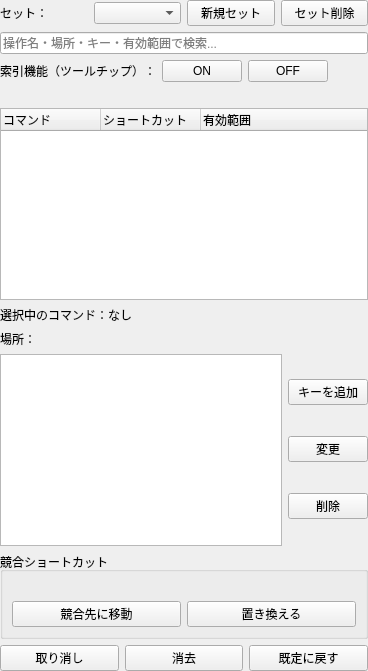
<?xml version="1.0" encoding="UTF-8"?>
<ui version="4.0">
 <class>ShortcutPage</class>
 <widget class="QWidget" name="ShortcutPage">
  <layout class="QVBoxLayout" name="layoutRoot">
   <property name="leftMargin"><number>0</number></property>
   <property name="topMargin"><number>0</number></property>
   <property name="rightMargin"><number>0</number></property>
   <property name="bottomMargin"><number>0</number></property>
   <item><layout class="QHBoxLayout" name="layoutSets">
    <item><widget class="QLabel" name="labelSet"><property name="text"><string>セット：</string></property></widget></item>
    <item><widget class="QComboBox" name="comboSet"/></item>
    <item><widget class="QPushButton" name="buttonNewSet"><property name="text"><string>新規セット</string></property></widget></item>
    <item><widget class="QPushButton" name="buttonDeleteSet"><property name="text"><string>セット削除</string></property></widget></item>
   </layout></item>
   <item><widget class="QLineEdit" name="editSearch"><property name="placeholderText"><string>操作名・場所・キー・有効範囲で検索...</string></property><property name="clearButtonEnabled"><bool>true</bool></property></widget></item>
   <item><layout class="QHBoxLayout" name="layoutIndex">
    <item><widget class="QLabel" name="labelIndex"><property name="text"><string>索引機能（ツールチップ）：</string></property></widget></item>
    <item><widget class="QPushButton" name="buttonIndexOn"><property name="text"><string>ON</string></property><property name="checkable"><bool>true</bool></property><property name="autoExclusive"><bool>true</bool></property></widget></item>
    <item><widget class="QPushButton" name="buttonIndexOff"><property name="text"><string>OFF</string></property><property name="checkable"><bool>true</bool></property><property name="autoExclusive"><bool>true</bool></property></widget></item>
    <item><spacer name="spacerIndex"><property name="orientation"><enum>Qt::Horizontal</enum></property><property name="sizeHint" stdset="0"><size><width>40</width><height>20</height></size></property></spacer></item>
   </layout></item>
   <item><widget class="QLabel" name="labelErrors"><property name="text"><string/></property><property name="wordWrap"><bool>true</bool></property><property name="textFormat"><enum>Qt::PlainText</enum></property></widget></item>
   <item><widget class="QTreeWidget" name="treeShortcuts">
    <property name="editTriggers"><set>QAbstractItemView::NoEditTriggers</set></property>
    <property name="selectionMode"><enum>QAbstractItemView::SingleSelection</enum></property>
    <column><property name="text"><string>コマンド</string></property></column>
    <column><property name="text"><string>ショートカット</string></property></column>
    <column><property name="text"><string>有効範囲</string></property></column>
   </widget></item>
   <item><widget class="QLabel" name="labelSelected"><property name="text"><string>選択中のコマンド：なし</string></property><property name="textFormat"><enum>Qt::PlainText</enum></property></widget></item>
   <item><widget class="QLabel" name="labelLocation"><property name="text"><string>場所：</string></property><property name="textFormat"><enum>Qt::PlainText</enum></property></widget></item>
   <item><layout class="QHBoxLayout" name="layoutBindings">
    <item><widget class="QListWidget" name="listKeys"><property name="maximumHeight"><number>90</number></property></widget></item>
    <item><layout class="QVBoxLayout" name="layoutKeyButtons">
     <item><widget class="QPushButton" name="buttonAddKey"><property name="text"><string>キーを追加</string></property></widget></item>
     <item><widget class="QPushButton" name="buttonChangeKey"><property name="text"><string>変更</string></property></widget></item>
     <item><widget class="QPushButton" name="buttonRemoveKey"><property name="text"><string>削除</string></property></widget></item>
    </layout></item>
   </layout></item>
   <item><widget class="QGroupBox" name="groupConflict">
    <property name="title"><string>競合ショートカット</string></property>
    <layout class="QVBoxLayout" name="layoutConflict">
     <item><widget class="QLabel" name="labelConflict"><property name="text"><string/></property><property name="wordWrap"><bool>true</bool></property><property name="textFormat"><enum>Qt::PlainText</enum></property></widget></item>
     <item><layout class="QHBoxLayout" name="layoutConflictButtons">
      <item><widget class="QPushButton" name="buttonGoConflict"><property name="text"><string>競合先に移動</string></property></widget></item>
      <item><widget class="QPushButton" name="buttonReplace"><property name="text"><string>置き換える</string></property></widget></item>
     </layout></item>
    </layout>
   </widget></item>
   <item><layout class="QHBoxLayout" name="layoutRestore">
    <item><widget class="QPushButton" name="buttonUndo"><property name="text"><string>取り消し</string></property></widget></item>
    <item><widget class="QPushButton" name="buttonClear"><property name="text"><string>消去</string></property></widget></item>
    <item><widget class="QPushButton" name="buttonReset"><property name="text"><string>既定に戻す</string></property></widget></item>
   </layout></item>
  </layout>
 </widget>
 <resources/>
 <connections/>
</ui>
